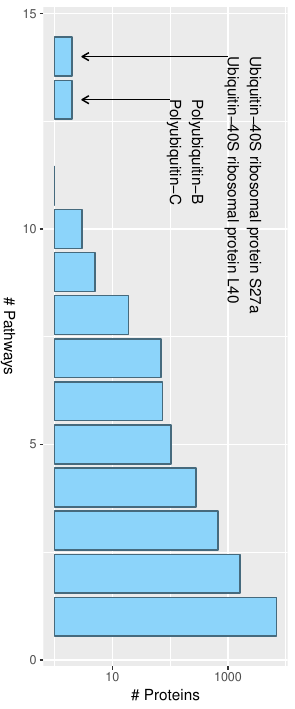

Here is the R script that generated this plot:
library("Matrix")
library("RNeo4j")
graph <- startGraph("http://localhost:7474/db/data/")

library("ggplot2")

## how many top level pathways does a protein belong to?
nrTopPathways <-
    cypherToList(
        graph,
        paste0(
            "MATCH ",
            "(re:ReferenceEntity{databaseName:'UniProt'})",
            "<-[:referenceEntity]-",
            "(ewas:EntityWithAccessionedSequence{speciesName:'Homo sapiens'})",
            "<-[:input|output|",
            "catalystActivity|physicalEntity|",
            "regulatedBy|regulator|",
            "hasMember|hasCandidate|hasComponent*]-",
            "(:Reaction{speciesName:'Homo sapiens'})",
            "<-[:hasEvent*]-",
            "(p:TopLevelPathway{speciesName:'Homo sapiens'})",
            " RETURN re.identifier AS uniprot,",
            " COUNT(DISTINCT p) as nrpathways"))

tlpathperprot <- unlist(lapply(nrTopPathways, function (x) x$nrpathways))
tlpathperprotID <- unlist(lapply(nrTopPathways, function (x) x$uniprot))
max(tlpathperprot)
min(tlpathperprot)

df <- data.frame(nrPathways = tlpathperprot,
                  protein = tlpathperprotID)

fig4b <- ggplot(df, aes(nrPathways)) +
    theme_bw() +
    geom_bar(fill=rgb(137, 208, 245, maxColorValue=250),
             col=rgb(137/2, 208/2, 245/2, maxColorValue=250)) +
    coord_flip() +
    scale_y_log10(name = "# Proteins") +
scale_x_continuous(name = "# Pathways") +
    annotate("text", label=paste("Ubiquitin-40S ribosomal protein S27a",
                                 "Ubiquitin-40S ribosomal protein L40",
                                 sep='\n'),
             x=14, y=1000, hjust="left", vjust = "bottom", angle=270) +
    annotate("segment",
             x=14, y=1000, xend=14, yend=3, size=0.5,
             arrow=arrow(length=unit(.2, "cm"))) +
    annotate("text", label=paste("Polyubiquitin-B",
                                 "Polyubiquitin-C",
                                 sep='\n'),
             x=13, y=100, hjust="left", vjust = "bottom", angle=270) +
    annotate("segment",
             x=13, y=100, xend=13, yend=3, size=0.5,
             arrow=arrow(length=unit(.2, "cm"))) +
        theme(axis.title.y = element_text(angle = 270))

ggsave("Figure4b.pdf", fig4b, height=18, width=7.5, units="cm")

for (i in which(tlpathperprot == max(tlpathperprot))) {
    print(sprintf("%-15s",
                  nrTopPathways[[i]]$uniprot))
}
## P62979
## P62987

## 13 or 14 TLP
for (i in which(tlpathperprot >= tail(sort(tlpathperprot), n=4)[1])) {
    print(sprintf("%-15s",
                  nrTopPathways[[i]]$uniprot))
}
## P0CG48
## P0CG47
